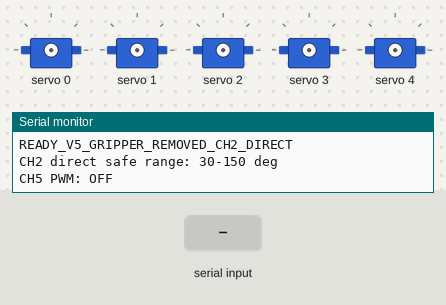
A sketch run on a simulated Arduino Uno, built with avr-gcc and run on an emulated ATmega328P. Shown: 5 × servo, the last lines printed to the serial monitor. The inputs (shaded band) are chosen by the test bench.

Above: at 1.2 s.
1.3 s: "C\n" received over Serial
At 1.9 s:
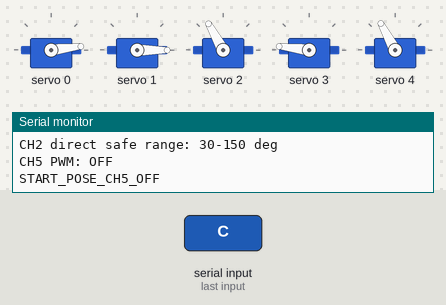
2.8 s: "+\n" received over Serial
4.3 s: "2\n" received over Serial
5.8 s: "X\n" received over Serial
Timing chart, 0 to 8.3 s (numbered marks = the images above; inputs shaded):
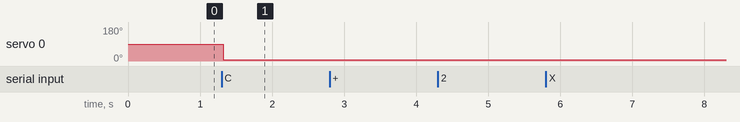

Measured:
- after the input at 1.3 s, servo 0: 90° → 7° at once

The sketch:

fw_v5_1_ch2_test.ino
```cpp
/* ============================================================
   Arm Vector — Arduino 펌웨어 v5.1
   그리퍼 기능 제거 + 기존 그리퍼 서보를 PCA9685 CH2에 연결해 테스트

   배선 변경:
     - 기존 CH2 엘보우 서보 플러그 제거
     - 기존 그리퍼 서보 플러그를 PCA9685 CH2에 연결
     - PCA9685 CH5는 비워 둠

   브라우저 명령 형식은 호환성을 위해 계속 6개:
     ch0,ch1,ch2,ch3,ch4,ch5\n
   단, CH5 값은 완전히 무시하고 PWM도 꺼 둔다.
   CH2는 별도 재매핑 없이 입력 각도를 그대로 사용한다.

   필요 라이브러리:
     Adafruit PWM Servo Driver Library
   ============================================================ */

#include <Wire.h>
#include <Adafruit_PWMServoDriver.h>
#include <math.h>
#include <stdlib.h>
#include <string.h>

Adafruit_PWMServoDriver pwm = Adafruit_PWMServoDriver(0x40);

const uint8_t NUM_COMMANDS = 6;
const uint8_t LAST_ACTIVE_CHANNEL = 4;  // CH0~CH4만 사용, CH5는 제거

const float SERVO_MAX[NUM_COMMANDS] = {
  280.0f,  // CH0 베이스
  280.0f,  // CH1 숄더
  180.0f,  // CH2: 기존 그리퍼 서보를 엘보우용으로 테스트
  180.0f,  // CH3 손목 pitch
  180.0f,  // CH4 손목 roll
  180.0f   // CH5 미사용
};

// 공통 PWM 범위. 끝에서 버징하면 해당 채널 값을 안쪽으로 줄여야 함.
const uint16_t PULSE_MIN[NUM_COMMANDS] = {110, 110, 110, 110, 110, 110};
const uint16_t PULSE_MAX[NUM_COMMANDS] = {590, 590, 590, 590, 590, 590};

// CH2는 일단 끝단을 피하고 중앙 부근에서만 시험
const float CH2_SAFE_MIN = 30.0f;
const float CH2_SAFE_MAX = 150.0f;

// 사용자가 수동 조종기로 확정한 시작 자세. CH5는 미사용.
const float START_COMMAND[NUM_COMMANDS] = {
  10.0f, 1.0f, 95.0f, 137.5f, 94.0f, 90.0f
};

// 한 루프당 최대 이동량. CH2는 충격 방지를 위해 더 천천히.
const float MAX_STEP_PER_LOOP[NUM_COMMANDS] = {
  1.20f, 0.80f, 0.45f, 1.00f, 1.00f, 0.00f
};

float currentAngle[NUM_COMMANDS];
float targetAngle[NUM_COMMANDS];
bool outputsEnabled = false;

char serialBuffer[96];
uint8_t serialIndex = 0;

float clampFloat(float value, float low, float high) {
  if (value < low) return low;
  if (value > high) return high;
  return value;
}

float sanitizeCommand(uint8_t channel, float commandValue) {
  if (channel == 2) {
    // CH2는 재매핑 없이 직접 제어하되 안전 범위만 제한
    return clampFloat(commandValue, CH2_SAFE_MIN, CH2_SAFE_MAX);
  }
  return clampFloat(commandValue, 0.0f, SERVO_MAX[channel]);
}

uint16_t angleToPulse(uint8_t channel, float angle) {
  angle = clampFloat(angle, 0.0f, SERVO_MAX[channel]);
  const float ratio = angle / SERVO_MAX[channel];
  const float pulse = PULSE_MIN[channel]
                    + ratio * (PULSE_MAX[channel] - PULSE_MIN[channel]);
  return (uint16_t)lroundf(pulse);
}

void writeServo(uint8_t channel, float angle) {
  pwm.setPWM(channel, 0, angleToPulse(channel, angle));
}

void disableUnusedCH5() {
  // PCA9685 full-off
  pwm.setPWM(5, 0, 4096);
}

void disableAllServoSignals() {
  for (uint8_t i = 0; i < NUM_COMMANDS; i++) {
    pwm.setPWM(i, 0, 4096);
  }
  outputsEnabled = false;
}

void setTargets(const float commands[NUM_COMMANDS]) {
  for (uint8_t i = 0; i <= LAST_ACTIVE_CHANNEL; i++) {
    targetAngle[i] = sanitizeCommand(i, commands[i]);
  }

  // CH5는 어떤 값이 와도 사용하지 않음
  targetAngle[5] = 90.0f;
  disableUnusedCH5();
  outputsEnabled = true;
}

bool isValidNumberToken(const char *text) {
  if (text == NULL) return false;

  while (*text == ' ' || *text == '\t') text++;
  if (*text == '+' || *text == '-') text++;

  bool hasDigit = false;
  bool hasDot = false;

  while (*text != '\0') {
    if (*text >= '0' && *text <= '9') {
      hasDigit = true;
    } else if (*text == '.' && !hasDot) {
      hasDot = true;
    } else if (*text == ' ' || *text == '\t') {
      while (*text == ' ' || *text == '\t') text++;
      return hasDigit && *text == '\0';
    } else {
      return false;
    }
    text++;
  }

  return hasDigit;
}

void printState(const float commands[NUM_COMMANDS]) {
  Serial.print(F("OK,CH2="));
  Serial.print(targetAngle[2], 1);
  Serial.print(F(",CH5=OFF,INPUT="));
  for (uint8_t i = 0; i < NUM_COMMANDS; i++) {
    if (i > 0) Serial.print(',');
    Serial.print(commands[i], 1);
  }
  Serial.println();
}

void parseSerialLine(char *line) {
  while (*line == ' ' || *line == '\t') line++;

  if ((line[0] == 'C' || line[0] == 'c') && line[1] == '\0') {
    setTargets(START_COMMAND);
    Serial.println(F("START_POSE_CH5_OFF"));
    return;
  }

  if ((line[0] == 'X' || line[0] == 'x') && line[1] == '\0') {
    disableAllServoSignals();
    Serial.println(F("OUTPUT_OFF"));
    return;
  }

  float commands[NUM_COMMANDS];
  uint8_t count = 0;

  char *token = strtok(line, ",");
  while (token != NULL && count < NUM_COMMANDS) {
    if (!isValidNumberToken(token)) {
      Serial.println(F("ERR_NUMBER"));
      return;
    }
    commands[count++] = (float)atof(token);
    token = strtok(NULL, ",");
  }

  if (count != NUM_COMMANDS || token != NULL) {
    Serial.println(F("ERR_COUNT"));
    return;
  }

  setTargets(commands);
  printState(commands);
}

float moveToward(float current, float target, float maxStep) {
  const float difference = target - current;
  if (fabsf(difference) <= maxStep) return target;
  return current + (difference > 0.0f ? maxStep : -maxStep);
}

void setup() {
  Serial.begin(115200);
  Wire.begin();

  pwm.begin();
  pwm.setOscillatorFrequency(27000000);
  pwm.setPWMFreq(50);
  delay(20);

  for (uint8_t i = 0; i < NUM_COMMANDS; i++) {
    currentAngle[i] = START_COMMAND[i];
    targetAngle[i] = START_COMMAND[i];
  }

  // 첫 브라우저 명령 전까지 어떤 서보도 움직이지 않음
  disableAllServoSignals();

  Serial.println(F("READY_V5_GRIPPER_REMOVED_CH2_DIRECT"));
  Serial.println(F("CH2 direct safe range: 30-150 deg"));
  Serial.println(F("CH5 PWM: OFF"));
}

void loop() {
  while (Serial.available() > 0) {
    const char incoming = (char)Serial.read();

    if (incoming == '\n' || incoming == '\r') {
      if (serialIndex > 0) {
        serialBuffer[serialIndex] = '\0';
        parseSerialLine(serialBuffer);
        serialIndex = 0;
      }
    } else if (serialIndex < sizeof(serialBuffer) - 1) {
      serialBuffer[serialIndex++] = incoming;
    } else {
      serialIndex = 0;
      Serial.println(F("ERR_BUFFER"));
    }
  }

  if (outputsEnabled) {
    for (uint8_t i = 0; i <= LAST_ACTIVE_CHANNEL; i++) {
      currentAngle[i] = moveToward(
        currentAngle[i],
        targetAngle[i],
        MAX_STEP_PER_LOOP[i]
      );
      writeServo(i, currentAngle[i]);
    }
    disableUnusedCH5();
  }

  delay(15);
}
```
